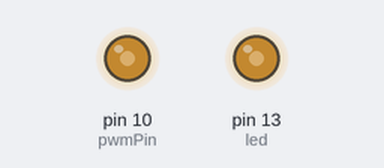
The sketch below on a simulated Arduino Uno, built with avr-gcc and run on an emulated ATmega328P. Shown: output pins drawn as LEDs (lit = HIGH). What the sketch prints to the serial monitor is not drawn.

Above: at 0.1 s.
Timing chart, 0 to 1.6 s (numbered marks = the images above):
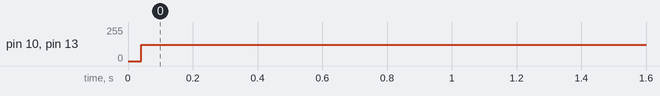

Measured:
- by itself, pin 10 (pwmPin), pin 13 (led): 0/255 → 122/255 at 0.04 s

The sketch:

timer1_example.ino
```cpp
#include <TimerOne.h>

// This example uses the timer interrupt to blink an LED
// and also demonstrates how to share a variable between
// the interrupt and the main program.

const int led = LED_BUILTIN;  // the pin with a LED
const int pwmPin = 10;
void setup(void)
{
  pinMode(led, OUTPUT);
  pinMode(pwmPin, OUTPUT);
  Timer1.initialize(25);
  Timer1.attachInterrupt(blinkLED); // blinkLED to run every 0.15 seconds
  Serial.begin(9600);
}


// The interrupt will blink the LED, and keep
// track of how many times it has blinked.
int ledState = LOW;
volatile unsigned long blinkCount = 0; // use volatile for shared variables

void blinkLED(void)
{
  if (ledState == LOW) {
    ledState = HIGH;
    blinkCount = blinkCount + 1;  // increase when LED turns on
  } else {
    ledState = LOW;
  }
  digitalWrite(led, ledState);
  digitalWrite(pwmPin, ledState);
}


// The main program will print the blink count
// to the Arduino Serial Monitor
void loop(void)
{
  unsigned long blinkCopy;  // holds a copy of the blinkCount

  // to read a variable which the interrupt code writes, we
  // must temporarily disable interrupts, to be sure it will
  // not change while we are reading.  To minimize the time
  // with interrupts off, just quickly make a copy, and then
  // use the copy while allowing the interrupt to keep working.
  noInterrupts();
  blinkCopy = blinkCount;
  interrupts();

  Serial.print("blinkCount = ");
  Serial.println(blinkCopy);
  delay(100);
}
```
